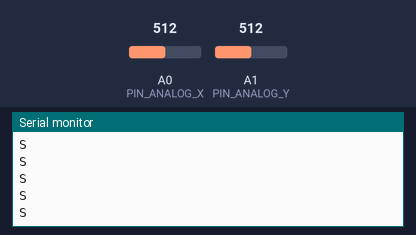
Bench run of a sketch on a simulated Arduino Uno, built with avr-gcc and run on an emulated ATmega328P. Shown: the last lines printed to the serial monitor. The test bench sets the inputs (shaded band); at power-on: A1 (PIN_ANALOG_Y) = 512, A0 (PIN_ANALOG_X) = 512.

Above: at 1.2 s.
1.3 s: A1 (PIN_ANALOG_Y) set to 524
At 1.68 s:
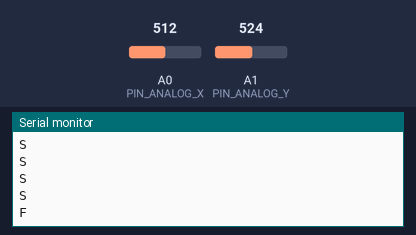
3.5 s: A0 (PIN_ANALOG_X) set to 327
At 3.69 s:
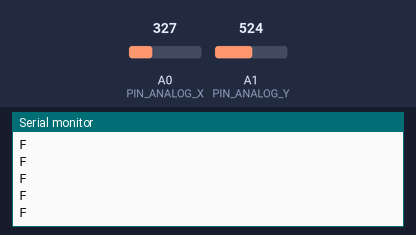
5.0 s: A0 (PIN_ANALOG_X) set to 303
At 5.19 s:
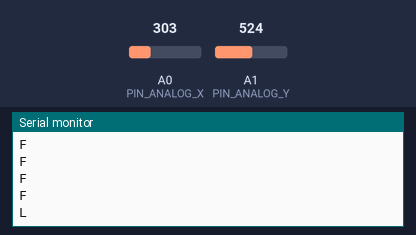
11.0 s: A0 (PIN_ANALOG_X) set to 705
At 11.2 s:
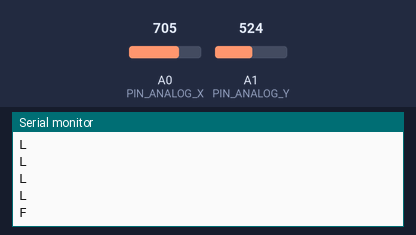
12.5 s: A0 (PIN_ANALOG_X) set to 728
At 12.7 s:
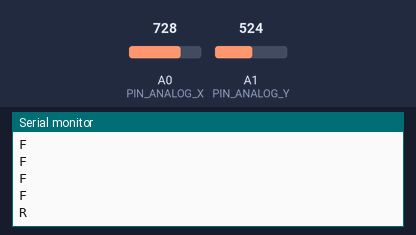

Measured:
- the behaviour switches between 515 and 516 on A1 (PIN_ANALOG_Y) (found by bisection; images 0 and 1)
- the behaviour switches between 311 and 310 on A0 (PIN_ANALOG_X) (found by bisection; images 2 and 3)
- the behaviour switches between 716 and 717 on A0 (PIN_ANALOG_X) (found by bisection; images 4 and 5)
- after the input at 1.3 s, the serial monitor: prints a new line after 0.20 s (image 1)
- after the input at 5.0 s, the serial monitor: prints a new line at once (image 3)
- after the input at 11.0 s, the serial monitor: prints a new line at once (image 4)
- after the input at 12.5 s, the serial monitor: prints a new line at once (image 5)

The sketch:

motor_controller_TX.ino
```cpp
const byte PIN_ANALOG_X = 0;
const byte PIN_ANALOG_Y = 1;

void setup()
{
  Serial.begin(9600);
}
void loop()
{
  int throttle = 0;
  throttle = analogRead(PIN_ANALOG_Y);
  throttle = map(throttle, 0, 1023, -127, 127);
  int Direct = 0;
  Direct = analogRead(PIN_ANALOG_X);
  Direct = map(Direct, 0, 1023, -127, 127);
  int LeftMotor = 0;
  int RightMotor = 0;


  if(throttle>0 && (Direct >= -50 && Direct <= 50))  /*FORWARDS*/
  {
    Serial.println("F");
  }
  else if(throttle<0 && (Direct >= -50 && Direct <= 50))  /*BACKWARDS*/
  {
    Serial.println("B");
  }
  else if (Direct<-50 && throttle>=0)  /*LEFT*/
  {
    Serial.println("L");
  }
  else if (Direct>50 && throttle>=0)  /*RIGHT*/
  {
    Serial.println("R");
  }
  else if (Direct<-50 && throttle<0) /*LEFT BACKWARDS*/
  {
    Serial.println("A");
  }
  else if (Direct>50 && throttle<0) /*RIGHT BACKWARDS*/
  {
    Serial.println("D");
  }
  else  /*STATIONARY*/
  {
    Serial.println("S");
  }


  //Serial.println(String(String("throttle:") + throttle + " "));
  //Serial.println(String(String("Direct:") + Direct + " "));

  delay(250);
}
```
